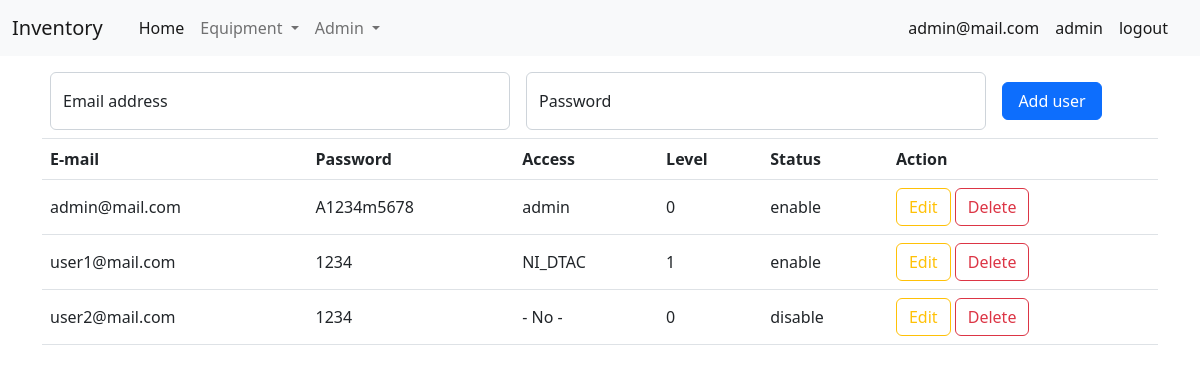
The page /admin/user (signed in) on the database its author committed.
### tables this page shows
CREATE TABLE "tb_userlogin" (
	"no"	INTEGER NOT NULL,
	"email"	TEXT,
	"password"	TEXT,
	"access"	TEXT,
	"status"	TEXT,
	"level"	TEXT,
	PRIMARY KEY("no")
);

### app_admin.py (the view)
@app_admin.route("/admin/user")
def page_user():
    if "email" not in session:
        return redirect("/login")
    else:
        con = sqlite3.connect("db/db.db")
        cur = con.cursor()
        sql_select_userlogin = 'select * from tb_userlogin'
        curs = cur.execute(sql_select_userlogin)
        data = curs.fetchall()
        sql_select_access = 'select * from tb_access'
        curs = cur.execute(sql_select_access)
        access = curs.fetchall()
        con.close()
        return render_template("admin/user.html", data=data, access=access)

### templates/admin/user.html (shortened to what this page needs)
<!DOCTYPE html>
<html lang="en">
<head>
    <link rel="stylesheet" href="/static/css/bootstrap_5-2-2.css">
</head>
<body>
    {% include "/menu.html" %}
    <div class="container mt-3">
        <form action="/admin/user/fn_add_user" method="POST" class="d-flex m-2 align-items-center">
            <div class="form-floating me-3">
                <input type="email" style="width: 460px;" class="form-control" id="" placeholder="name@example.com"
                    name="email" required>
                <label for="floatingInput">Email address</label>
            </div>
            <div class="form-floating me-3">
                <input type="password" style="width: 460px;" class="form-control" id="floatingPassword"
                    placeholder="Password" name="password" required>
                <label for="floatingPassword">Password</label>
            </div>
            <div class="">
                <button type="submit" class="btn btn-primary" style="width: 100px;">Add user</button>
            </div>
        </form>
    </div>
    <div class="container">
        <table class="table border-top">
            <thead>
                <tr>
                    <th scope="col">E-mail</th>
                    <th scope="col">Password</th>
                    <th scope="col">Access</th>
                    <th scope="col">Level</th>
                    <th scope="col">Status</th>
                    <th scope="col">Action</th>
                </tr>
            </thead>
            <tbody>
                {% for row in data %}
                <tr>
                    <td class="align-middle">{{row[1]}}</td>
                    <td class="align-middle">{{row[2]}}</td>
                    <td class="align-middle">{{row[3]}}</td>
                    <td class="align-middle">{{row[5]}}</td>
                    <td class="align-middle">{{row[4]}}</td>
                    <td>
                        <button type="button" class="btn btn-outline-warning" data-bs-toggle="modal"
                            data-bs-target="#staticBackdrop{{row[0]}}">
                            Edit
                        </button>
                        <button type="button" class="btn btn-outline-danger" data-bs-toggle="modal"
                            data-bs-target="#exampleModal{{row[0]}}">
                            Delete
                        </button>
                    </td>
                </tr>
                {% endfor %}
            </tbody>
        </table>
    </div>
</body>
</html>

### templates/menu.html (shortened to what this page needs)
<nav class="navbar navbar-expand-lg bg-light">
    <div class="container-fluid">
        <a class="navbar-brand" href="/">Inventory {{list_store}}</a>
        <div class="collapse navbar-collapse" id="navbarSupportedContent">
            <div class="container">
                <ul class="navbar-nav me-auto mb-2 mb-lg-0">
                    <li class="nav-item">
                        <a class="nav-link active" aria-current="page" href="/">Home</a>
                    </li>
                    <li class="nav-item dropdown">
                        <a class="nav-link dropdown-toggle" href="#" role="button" data-bs-toggle="dropdown"
                            aria-expanded="false">
                            Equipment
                        </a>
                    </li>
                    {% if session["access"] == "admin" %}
                    <li class="nav-item dropdown">
                        <a class="nav-link dropdown-toggle" href="#" role="button" data-bs-toggle="dropdown"
                            aria-expanded="false">
                            Admin
                        </a>
                    </li>
                    {% endif %}
                </ul>
            </div>
            <div class="container">
                <ul class="navbar-nav me-auto mb-2 mb-lg-0 d-flex justify-content-end">
                    <li class="nav-item">
                        <a class="nav-link active" aria-current="page">{{session["email"]}}</a>
                    </li>
                    <li class="nav-item">
                        <a class="nav-link active" aria-current="page">{{session["access"]}}</a>
                    </li>
                    <li class="nav-item">
                        <a class="nav-link active" aria-current="page" href="/fn_logout">logout</a>
                    </li>
                </ul>
            </div>
        </div>
    </div>
</nav>

### rows shown on the page
tb_userlogin: email "admin@mail.com", access "admin", password "A1234m5678", level "0", status "enable"
tb_userlogin: email "user1@mail.com", password "1234", access "NI_DTAC", level "1", status "enable"
tb_userlogin: email "user2@mail.com", password "1234", access "- No -", level "0", status "disable"
